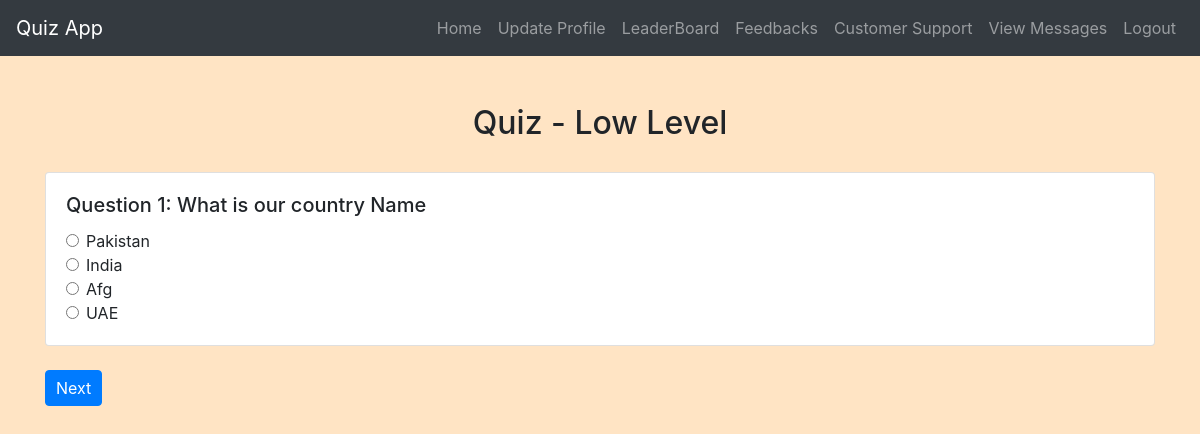
The app's page /quiz.php?lesson_id=1&difficulty=low (signed in) with its own data.
### tables this page shows
CREATE TABLE `exercises` (
  `exercise_id` int(11) NOT NULL,
  `lesson_id` int(11) DEFAULT NULL,
  `question_text` text NOT NULL,
  `option_one` varchar(255) NOT NULL,
  `option_two` varchar(255) NOT NULL,
  `option_three` varchar(255) NOT NULL,
  `option_four` varchar(255) NOT NULL,
  `correct_option` int(11) NOT NULL,
  `created_at` datetime DEFAULT current_timestamp(),
  `updated_at` datetime DEFAULT current_timestamp() ON UPDATE current_timestamp(),
  `difficulty` enum('low','medium','high') NOT NULL DEFAULT 'low',
  `marks` int(11) NOT NULL DEFAULT 2
);

### quiz.php (the view, shortened to what this page needs)
<?php
include('config.php');
$lesson_id = $_GET['lesson_id'];
$difficulty = $_GET['difficulty'];
$stmt = $conn->prepare("SELECT * FROM exercises WHERE lesson_id = ? AND difficulty = ?");
$stmt->bind_param("is", $lesson_id, $difficulty);
$stmt->execute();
$result = $stmt->get_result();
$exercises = [];
while ($row = $result->fetch_assoc()) {
    $exercises[] = $row;
}
shuffle($exercises);
?>
<!DOCTYPE html>
<html>
<head>
    <link rel="stylesheet" href="https://maxcdn.bootstrapcdn.com/bootstrap/4.5.2/css/bootstrap.min.css">
    <link rel="stylesheet" href="./css/style.css">
</head>
<body>
<?php include('navbar.php'); ?>
<div class="container mt-5">
    <h2>Quiz - <?php echo ucfirst($difficulty); ?> Level</h2>
    <form id="quizForm" action="submit_quiz.php" method="POST">
        <?php foreach ($exercises as $index => $exercise): ?>
        <div class="card mb-4 question-card" id="question_<?php echo $index; ?>" style="display: none;">
            <div class="card-body">
                <h5 class="card-title">Question <?php echo $index + 1; ?>: <?php echo htmlspecialchars($exercise['question_text']); ?></h5>
                <div class="form-check">
                    <input class="form-check-input" type="radio" name="answer_<?php echo $index; ?>" value="1" required>
                    <label class="form-check-label"><?php echo htmlspecialchars($exercise['option_one']); ?></label>
                </div>
                <div class="form-check">
                    <input class="form-check-input" type="radio" name="answer_<?php echo $index; ?>" value="2" required>
                    <label class="form-check-label"><?php echo htmlspecialchars($exercise['option_two']); ?></label>
                </div>
                <div class="form-check">
                    <input class="form-check-input" type="radio" name="answer_<?php echo $index; ?>" value="3" required>
                    <label class="form-check-label"><?php echo htmlspecialchars($exercise['option_three']); ?></label>
                </div>
                <div class="form-check">
                    <input class="form-check-input" type="radio" name="answer_<?php echo $index; ?>" value="4" required>
                    <label class="form-check-label"><?php echo htmlspecialchars($exercise['option_four']); ?></label>
                </div>
            </div>
        </div>
        <?php endforeach; ?>
        <div class="d-flex justify-content-between mt-4">
            <button type="button" class="btn btn-primary" id="nextBtn" onclick="showNextQuestion()">Next</button>
        </div>
    </form>
</div>
</body>
</html>

### css/style.css (style rules this page uses)
body { background-color: bisque; }
h1, h2, h3, h4 { text-align: center; margin-top: 30px; margin-bottom: 30px; }
.btn-primary { padding: 5px 10px; }

### records on screen
exercises: question_text "What is our country Name", option_one "Pakistan", option_two "India", option_three "Afg", option_four "UAE"

### other values on screen
$difficulty "Low"
